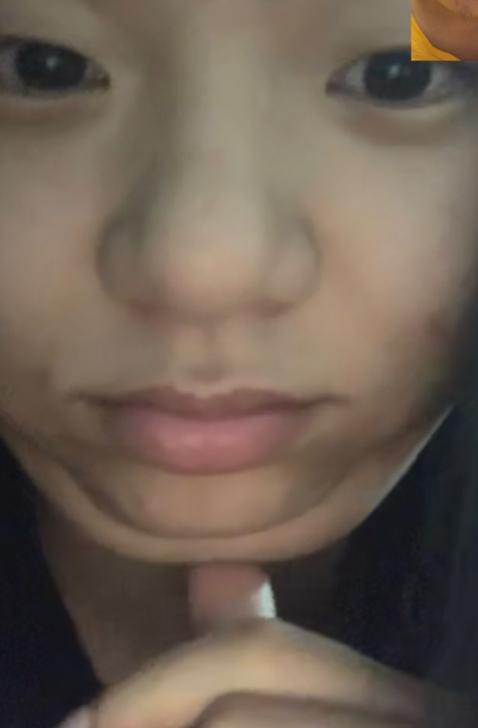
#> input picture resources/girlfriend1.jpg, 478 x 728 px, found by its file name
$ jupyter execute gradient.ipynb   (older library calls are emulated)
#> lines starting #> are read from the running program, lines starting #| are printed output that depends on the picture
[cell 1]
import cv2
import numpy as np
import matplotlib.pyplot as plt

####  图像边缘提取
#### 1.Sobel算法

[cell 2]
kernel=np.ones((3,3),np.uint8)
img=cv2.imread(r'E:\pythonProject\opencvProject\resources\girlfriend1.jpg',0)
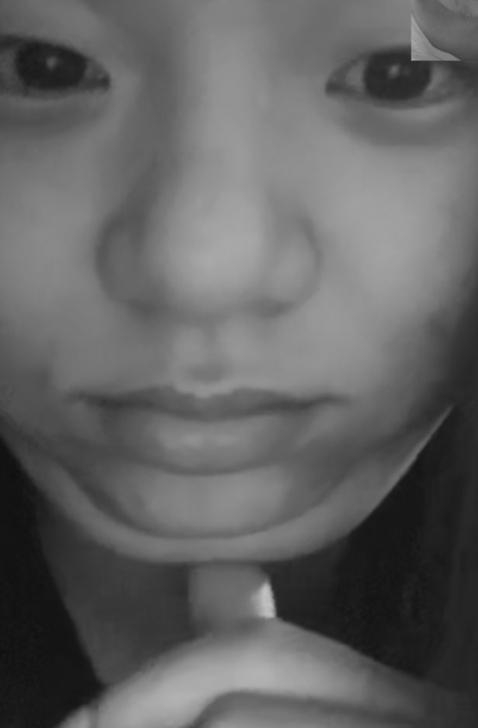
#> img: shape (728, 478); min 14, max 194, mean 98.3
sobelx=cv2.Sobel(img,cv2.CV_64F,1,0,ksize=5)
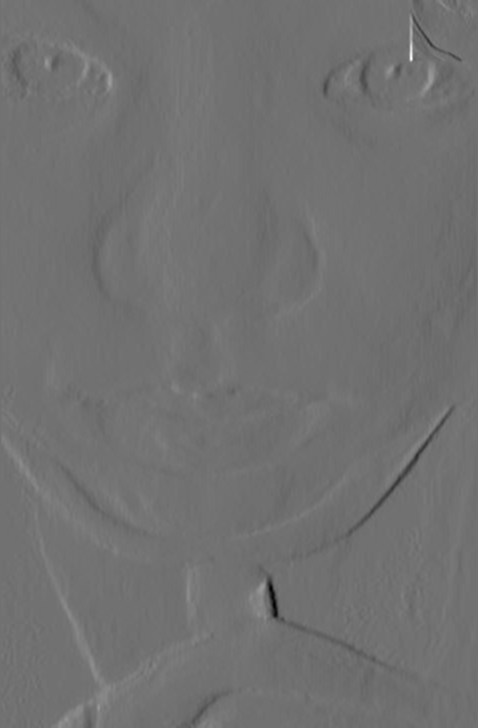
#> sobelx: shape (728, 478) float64; min -3840, max 4781, mean -0.6; drawn with min black and max white
sobely=cv2.Sobel(img,cv2.CV_64F,0,1,ksize=5)
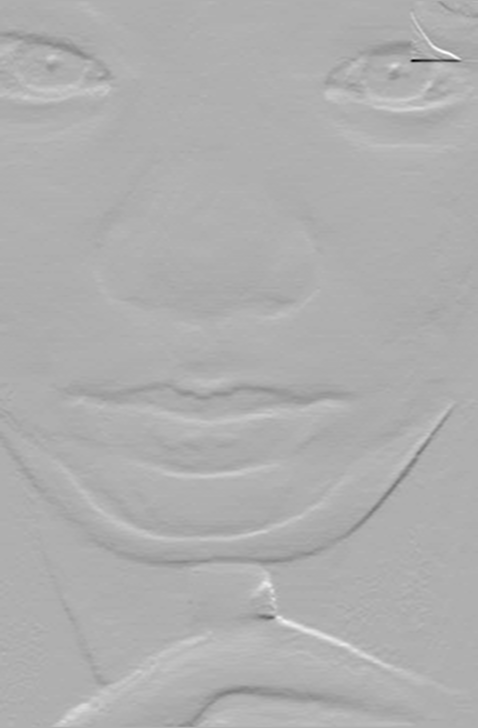
#> sobely: shape (728, 478) float64; min -5184, max 2355, mean -1.9; drawn with min black and max white
sobel=cv2.Sobel(img,cv2.CV_64F,1,1,ksize=5)
laplacian=cv2.Laplacian(img,ddepth=cv2.CV_64F)
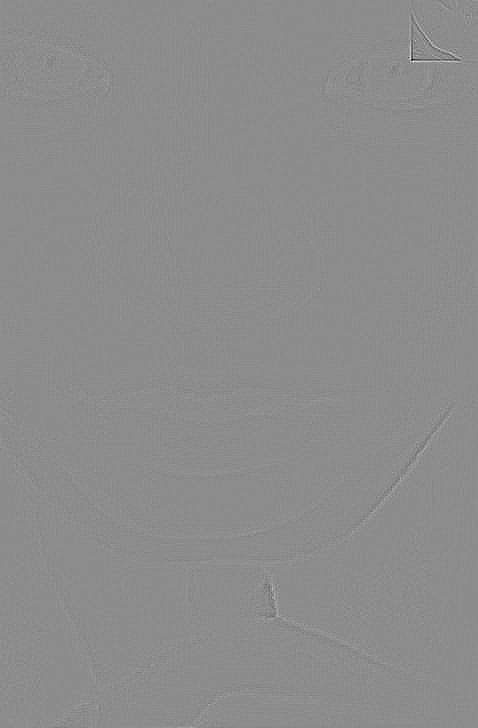
#> laplacian: shape (728, 478) float64; min -100, max 81, mean 0; drawn with min black and max white
plt.subplot(221),plt.imshow(img,'gray'),plt.title('sobelx')
plt.xticks([]),plt.yticks([])
plt.subplot(222),plt.imshow(sobely,'gray'),plt.title('sobely')
plt.xticks([]),plt.yticks([])
plt.subplot(223),plt.imshow(sobel,'gray'),plt.title('sobel')
plt.xticks([]),plt.yticks([])
plt.subplot(224),plt.imshow(laplacian,'gray'),plt.title('laplacian')
plt.xticks([]),plt.yticks([])

plt.show()

$ run again, with resources/girlfriend2.jpg copied over resources/girlfriend1.jpg
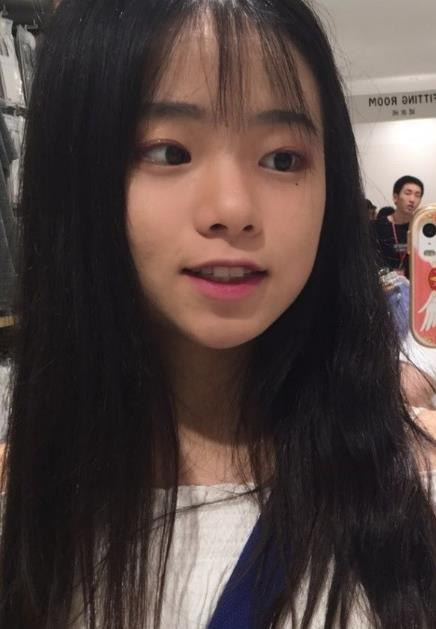
#> input picture resources/girlfriend2.jpg, 436 x 629 px, found by its file name
#> `img=cv2.imread(r'E:\pythonProject\opencvProject\resources\girlfriend1...`:
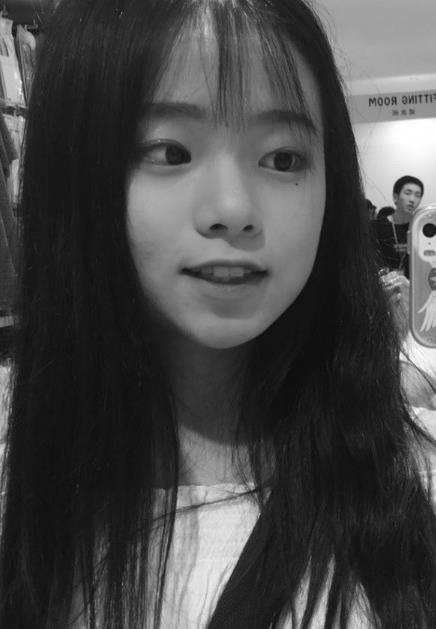
#> img: shape (629, 436); min 7, max 255, mean 71
#> `laplacian=cv2.Laplacian(img,ddepth=cv2.CV_64F)`:
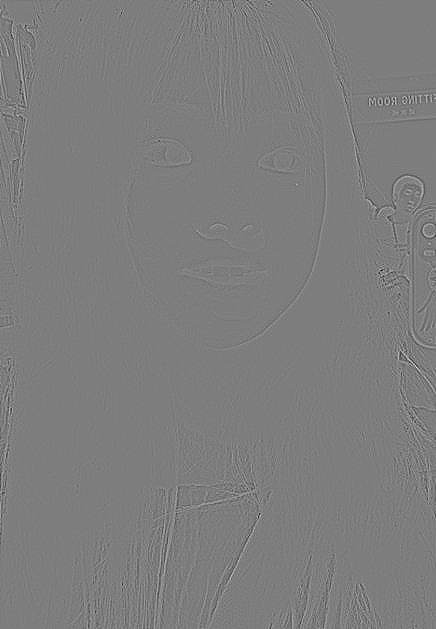
#> laplacian: shape (629, 436) float64; min -235, max 241, mean 0; drawn with min black and max white

$ run again, with resources/1.jpg copied over resources/girlfriend1.jpg
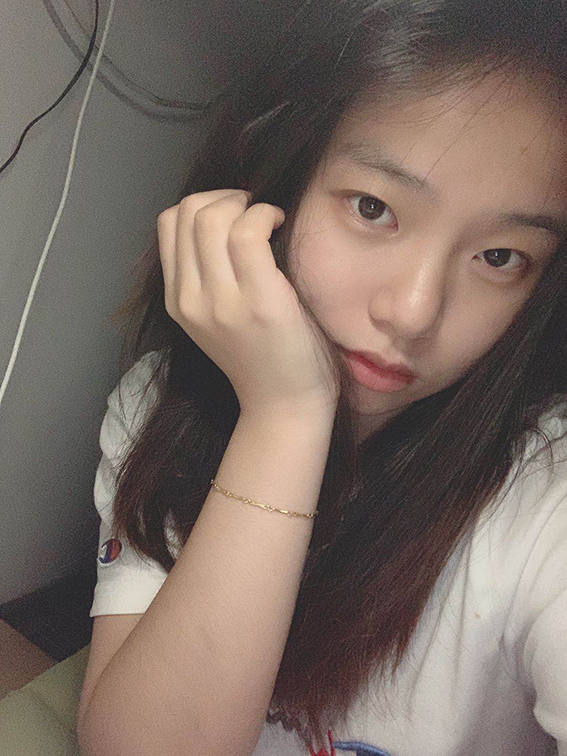
#> input picture resources/1.jpg, 567 x 756 px, found by its file name
#> `sobel=cv2.Sobel(img,cv2.CV_64F,1,1,ksize=5)`:
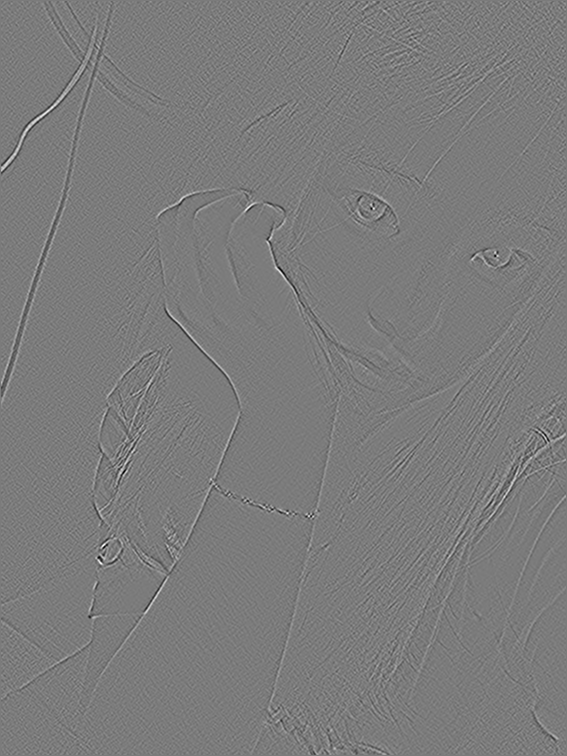
#> sobel: shape (756, 567) float64; min -1350, max 1429, mean 0; drawn with min black and max white
#> `laplacian=cv2.Laplacian(img,ddepth=cv2.CV_64F)`:
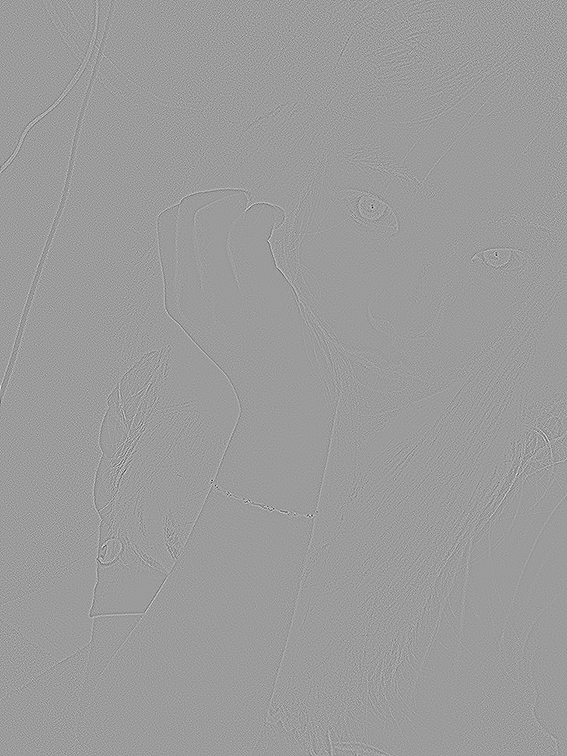
#> laplacian: shape (756, 567) float64; min -433, max 276, mean 0; drawn with min black and max white
